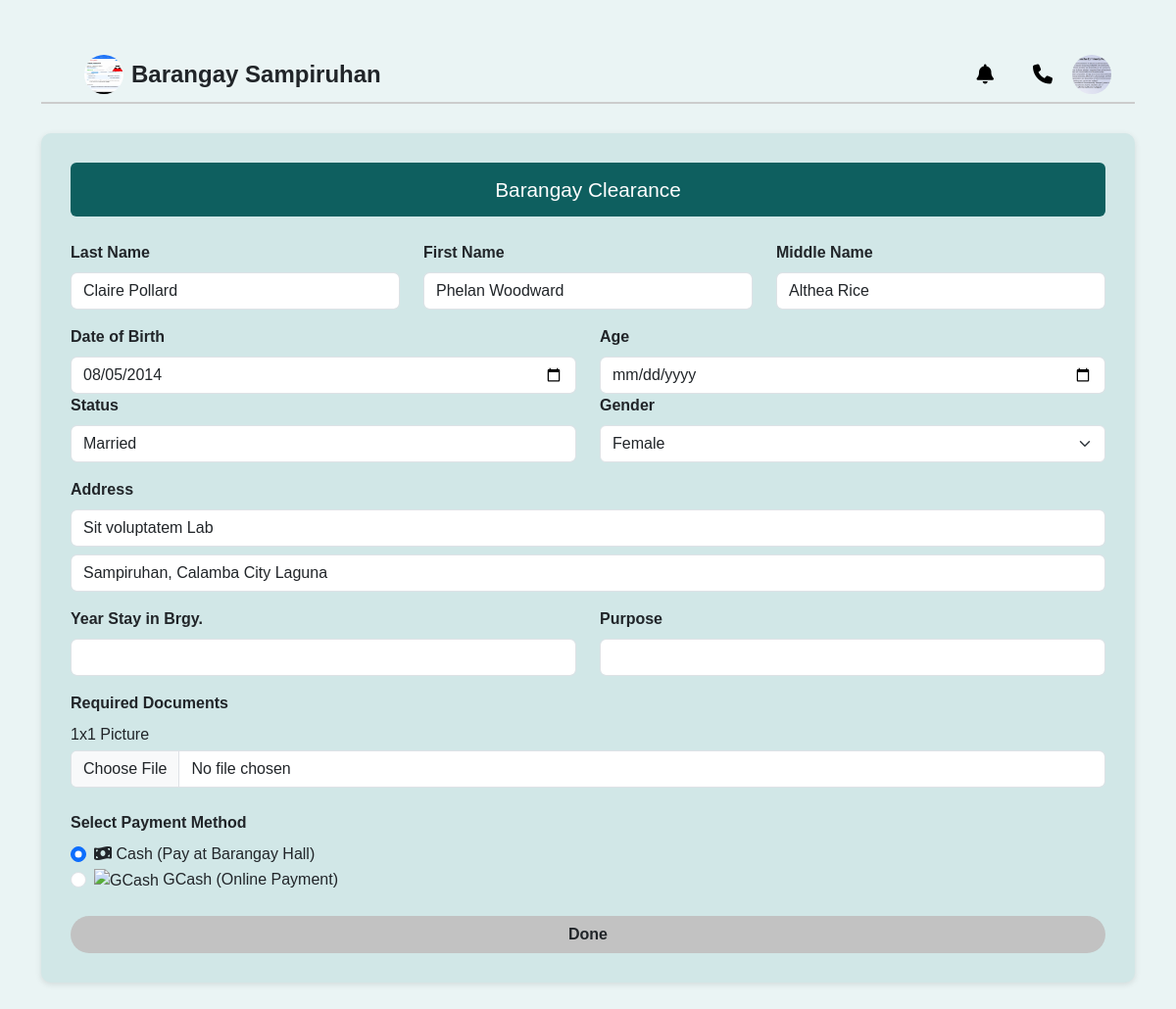
The app's page /clearance.php (signed in) with its own data.
### tables this page shows
CREATE TABLE `users` (
  `id` int(11) NOT NULL,
  `email` varchar(100) DEFAULT NULL,
  `user_password` varchar(255) DEFAULT NULL,
  `f_name` varchar(50) DEFAULT NULL,
  `m_name` varchar(50) DEFAULT NULL,
  `l_name` varchar(50) DEFAULT NULL,
  `birthday` varchar(50) DEFAULT NULL,
  `contact` varchar(20) DEFAULT NULL,
  `marriage_status` varchar(20) DEFAULT NULL,
  `gender` varchar(20) DEFAULT NULL,
  `address` varchar(100) DEFAULT NULL,
  `picture` varchar(255) DEFAULT NULL
);

### clearance.php (the view, shortened to what this page needs)
<?php
require_once 'include/config.php';
$user_id = $_SESSION['user_id'];
$stmt = $pdo->prepare("SELECT f_name, l_name, m_name, birthday, marriage_status, gender, address, contact, email, picture FROM users WHERE id = ?");
$stmt->execute([$user_id]);
$user = $stmt->fetch(PDO::FETCH_ASSOC);
?>
<!DOCTYPE html>
<html lang="en">
<head>
    <link href="https://cdn.jsdelivr.net/npm/bootstrap@5.3.0/dist/css/bootstrap.min.css" rel="stylesheet">
    <link href="https://cdnjs.cloudflare.com/ajax/libs/font-awesome/6.5.0/css/all.min.css" rel="stylesheet">
</head>
<body>
    <div class="container my-5">
        <div class="top-bar d-flex justify-content-between align-items-center px-4 py-2">
            <div class="d-flex align-items-center">
                <a href="dashboard.php"><img src="include/uploads/1752672752_474043763_2836446049861869_694324624727446876_n.jpg" alt="Barangay Logo" width="40" height="40" class="rounded-circle me-2"></a>
                <span class="fw-bold" style="font-size: x-large;">Barangay Sampiruhan</span>
            </div>
            <div class="d-flex align-items-center">
                <a href="notifications.php" title="Notifications"><i class="fas fa-bell"></i></a>
                <a href="contact.php" title="Contact Us"><i class="fas fa-phone"></i></a>
                <div class="dropdown">
                    <a href="#" class="d-flex align-items-center" id="profileDropdown" data-bs-toggle="dropdown" aria-expanded="false">
                        <?php if (!empty($user['picture'])): ?>
                            <img src="include/<?php echo htmlspecialchars($user['picture']); ?>" alt="Profile Image" class="rounded-circle" width="40" height="40">
                        <?php else: ?>
                            <img src="assets/image/user-placeholder.png" alt="Profile Picture" class="rounded-circle" width="40" height="40">
                        <?php endif; ?>
                    </a>
                </div>
            </div>
        </div>
        <form action="include/submit_clearance.php" method="POST" enctype="multipart/form-data" class="form-section">
            <div class="form-title">Barangay Clearance</div>
            <div class="row mb-3">
                <div class="col-md-4">
                    <label class="form-label">Last Name</label>
                    <input type="text" class="form-control" name="last_name" required value="<?= htmlspecialchars($user['l_name']) ?>">
                </div>
                <div class="col-md-4">
                    <label class="form-label">First Name</label>
                    <input type="text" class="form-control" name="first_name" required value="<?= htmlspecialchars($user['f_name']) ?>">
                </div>
                <div class="col-md-4">
                    <label class="form-label">Middle Name</label>
                    <input type="text" class="form-control" name="middle_name" value="<?= htmlspecialchars($user['m_name']) ?>">
                </div>
            </div>
            <div class="row mb-3">
                <div class="col-md-6">
                    <label class="form-label">Date of Birth</label>
                    <input type="date" class="form-control" name="dob" required value="<?= htmlspecialchars($user['birthday']) ?>">
                </div>
                <div class="col-md-6">
                    <label class="form-label">Age</label>
                    <input type="date" class="form-control" name="agequired value="">
                </div>
                <div class=" col-md-6">
                    <label class="form-label">Status</label>
                    <input type="text" class="form-control" name="status" value="<?= htmlspecialchars($user['marriage_status']) ?>">
                </div>
                <div class="col-md-6">
                    <label class="form-label">Gender</label>
                    <select class="form-select" name="gender" required>
                        <option value="Female" <?= $user['gender'] === 'Female' ? 'selected' : '' ?>>Female</option>
                    </select>
                </div>
            </div>
            <div class="row mb-3">
                <label class="form-label">Address</label>
                <div class="col-md-12 mb-2">
                    <input type="text" class="form-control" name="house_no" placeholder="House / Building / Block & Lot No." value="<?= htmlspecialchars($user['address']) ?>">
                </div>
                <div class="col-12">
                    <input type="text" class="form-control" value="Sampiruhan, Calamba City Laguna" readonly>
                </div>
            </div>
            <div class="row mb-3">
                <div class="col-md-6">
                    <label class="form-label">Year Stay in Brgy.</label>
                    <input type="text" class="form-control" name="year_stay" required>
                </div>
                <div class="col-md-6">
                    <label class="form-label">Purpose</label>
                    <input type="text" class="form-control" name="purpose" required>
                </div>
            </div>
            <div class="mb-4">
                <label class="form-label">Required Documents</label>
                <ul class="list-unstyled">
                    <li>1x1 Picture
                        <input type="file" class="form-control mt-1" name="picture" required>
                    </li>
                </ul>
            </div>
            <div class="mb-4">
                <label class="form-label">Select Payment Method</label>
                <div class="form-check">
                    <input class="form-check-input" type="radio" name="payment_method" id="cash" value="Cash" checked>
                    <label class="form-check-label" for="cash">
                        <i class="fas fa-money-bill-wave"></i> Cash (Pay at Barangay Hall)
                    </label>
                </div>
                <div class="form-check">
                    <input class="form-check-input" type="radio" name="payment_method" id="gcash" value="GCash">
                    <label class="form-check-label" for="gcash">
                        <img src="assets/image/gcash.png" alt="GCash" style="height: 24px;"> GCash (Online Payment)
                    </label>
                </div>
            </div>
            <button type="submit" class="btn btn-submit">Done</button>
        </form>
    </div>
</body>
</html>

### clearance.php (style rules this page uses)
body { background-color: #eaf4f4; font-family: Arial, sans-serif; }
.top-bar { display: flex; justify-content: flex-end; align-items: center; padding: 10px 20px; border-bottom: 2px solid #ccc; }
.top-bar a, .top-bar i { font-size: 20px; margin-left: 20px; color: black; text-decoration: none; }
.dropdown img { width: 40px; height: 40px; object-fit: cover; }
.form-section { background-color: #d1e7e7; border-radius: 10px; padding: 30px; margin-top: 30px; box-shadow: 0 2px 6px rgba(0, 0, 0, 0.1); }
.form-title { background-color: #0e5f5f; color: white; padding: 12px; text-align: center; font-size: 1.3rem; border-radius: 6px; margin-bottom: 25px; }
.form-label { font-weight: bold; }
.form-control, .form-select { border-radius: 6px; }
.btn-submit { width: 100%; background-color: #c2c2c2; font-weight: bold; border-radius: 20px; }

### records on screen
users: picture (picture), last_name "Claire Pollard", first_name "Phelan Woodward", middle_name "Althea Rice", dob "08/05/2014", status "Married", gender "Female", house_no "Sit voluptatem Lab"
